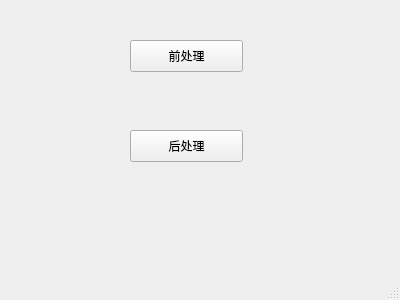
<?xml version="1.0" encoding="UTF-8"?>
<ui version="4.0">
 <class>MainWindow</class>
 <widget class="QMainWindow" name="MainWindow">
  <property name="geometry">
   <rect>
    <x>0</x>
    <y>0</y>
    <width>400</width>
    <height>300</height>
   </rect>
  </property>
  <property name="windowTitle">
   <string>程序主窗口</string>
  </property>
  <widget class="QWidget" name="centralWidget">
   <widget class="QPushButton" name="preProcess">
    <property name="geometry">
     <rect>
      <x>130</x>
      <y>40</y>
      <width>113</width>
      <height>32</height>
     </rect>
    </property>
    <property name="text">
     <string>前处理</string>
    </property>
   </widget>
   <widget class="QPushButton" name="postProcess">
    <property name="geometry">
     <rect>
      <x>130</x>
      <y>130</y>
      <width>113</width>
      <height>32</height>
     </rect>
    </property>
    <property name="text">
     <string>后处理</string>
    </property>
   </widget>
  </widget>
  <widget class="QMenuBar" name="menuBar">
   <property name="geometry">
    <rect>
     <x>0</x>
     <y>0</y>
     <width>400</width>
     <height>22</height>
    </rect>
   </property>
  </widget>
  <widget class="QStatusBar" name="statusBar"/>
 </widget>
 <layoutdefault spacing="6" margin="11"/>
 <resources/>
 <connections/>
</ui>
